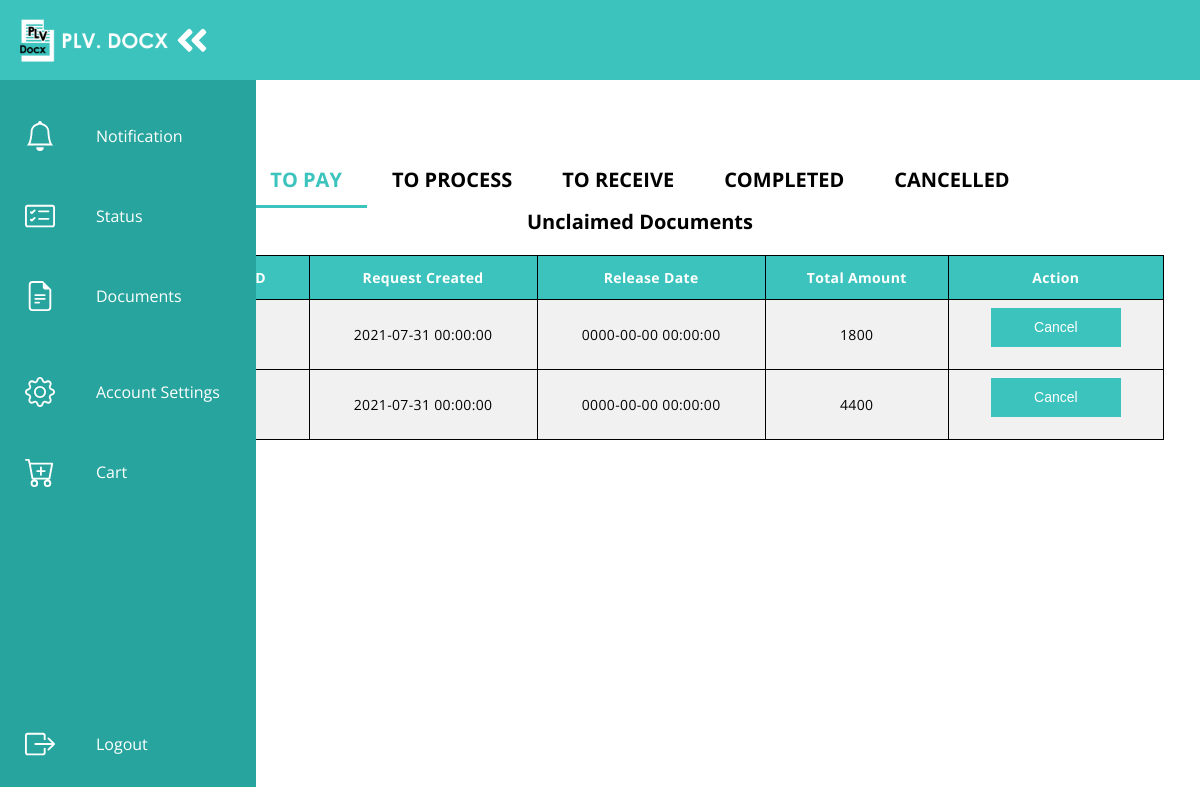
The app's page /student/status.php (signed in) with its own data.
### tables this page shows
CREATE TABLE `transactiondetailed_tbl` (
  `transactionDetailed_id` int(11) NOT NULL,
  `transactionMaster_id` int(11) NOT NULL,
  `document_id` int(11) NOT NULL,
  `document_quantity` int(11) NOT NULL,
  `document_pages` int(11) NOT NULL,
  `document_pricePerPage` int(11) NOT NULL,
  `document_subtotal` int(11) NOT NULL,
  `transaction_status` int(10) NOT NULL
);

CREATE TABLE `transactionmaster_tbl` (
  `transaction_id` int(11) NOT NULL,
  `student_id` int(11) NOT NULL,
  `employee_id` int(11) NOT NULL,
  `amount_total` int(11) NOT NULL,
  `amount_payment` int(11) NOT NULL,
  `transaction_date` datetime NOT NULL,
  `transaction_dateFinished` datetime NOT NULL,
  `isFinished` int(1) NOT NULL,
  `isCancelled` int(2) NOT NULL
);

### student/status.php (the view, shortened to what this page needs)
<html>
<head>
    <link rel="stylesheet" href="css/status.css"/>
    <link rel="stylesheet" href="css/table.css"/>
  </head>
  <body>
    <?php
      include('includes/navbar.php');
    ?>
    <main>
        <div class="mytabs">
            <label for="tabpay">TO PAY</label>
            <div class="tab">
            <div class="wrapper">
                    <div class="table-container">
                        <?php
                            $student_id = $_SESSION['student_id'];
                            $connection = mysqli_connect("localhost","root","","plvdocx_db");
                            $query = "SELECT  *
                                              from transactiondetailed_tbl
                                              inner join transactionmaster_tbl
                                              ON transactiondetailed_tbl.transactionMaster_id = transactionmaster_tbl.transaction_id
                                              inner join document_tbl
                                              on transactiondetailed_tbl.document_id = document_tbl.document_id
                                              WHERE transaction_status = 1 AND student_id = $student_id;
                            ";
                            $query_run = mysqli_query($connection, $query);
                        ?>
                            <table class="table">
                                <thead>
                                    <tr>
                                        <th>Transaction ID</th>
                                        <th>Request Created</th>
                                        <th>Release Date</th>
                                        <th>Total Amount</th>
                                        <th>Action</th>
                                    </tr>
                                </thead>
                                <tbody>
                                    <?php
                                        if(mysqli_num_rows($query_run) > 0){
                                            while($row = mysqli_fetch_assoc($query_run)){
                                    ?>
                                    <tr>
                                        <td data-label="Batch Type"><?php echo $row['transaction_id'] ?></td>
                                        <td data-label="Start Date"><?php echo $row['transaction_date'] ?></td>
                                        <td data-label="Start / End Time"><?php echo $row['transaction_dateFinished']?></td>
                                        <td data-label="Training Mode"><?php echo $row['amount_total'] ?></td>
                                        <td data-label="#">
                                        <div class="row">
                                            <div class="d-flex justify-content-around">
                                            <form action="code.php" method="post">
                                                <button type="submit" name="delete_btn" class="btn btn-danger ">Cancel</button>
                                            </form>
                                            </div>
                                        </div>
                                        </td>
                                    </tr>
                                    <?php
                                            }
                                        }
                                        else{
                                            echo "No Records Found";
                                        }
                                    ?>
                                </tbody>
                            </table>
                        </div>
                    </div>
            </div>
            <label for="tabprocess">TO PROCESS</label>
            <label for="tabreceive">TO RECEIVE</label>
            <label for="tabcompleted" >COMPLETED</label>
            <label for="tabcancelled">CANCELLED</label>
            <label for="tabunclaimed">Unclaimed Documents</label>
    </div>
    </main>
  </body>
  </html>

### student/css/status.css (style rules this page uses)
:root { font-size: 16px; font-family: 'Open Sans'; --text-primary: #b6b6b6; --text-secondary: #ececec; --bg-primary: #23232e; --bg-secondary: #141418; --transition-speed: 600ms; }
body { color: black; background-color: white; margin: 0; padding: 0; }
main { margin-left: 5rem; padding: 1rem; }
.wrapper { position: relative; top:0vh; }
button { border: #ffffff; }
.mytabs { display: flex; flex-wrap: wrap; justify-content: center; max-width: 150vh; margin: 50px auto; padding: 20px; height: 1.8vh; font-size: 2.5vh; }
.mytabs label { padding-left: 25px; padding-right: 25px; padding-bottom: 12px; background: transparent; font-weight: bold; }
.mytabs .tab { position: relative; top:1vh; width: 100%; height: 70vh; order: 1; display: none; }
.mytabs input[type='radio']:checked + label + .tab { display: block; }
.mytabs input[type="radio"]:checked + label { background: transparent; border-bottom:#3cc3bd solid 3px; color: #3cc3bd; }

### student/css/table.css (style rules this page uses)
.table-container { display: flex; justify-content: center; }
.table { width: 100%; border-collapse: collapse; }
.table thead { background-color: #3cc3bd; }
.table thead tr th { font-size: 14px; font-weight: medium; letter-spacing: 0.35px; color: #ffffff; opacity: 1; padding: 12px; vertical-align: top; border: 1px solid #000; }
.table tbody tr td { font-size: 14px; letter-spacing: 0.35px; font-weight: normal; color: #000; background-color: #f1f1f1; padding: 8px; text-align: center; border: 1px solid #000; }
.table tbody tr td .btn { width: 130px; text-decoration: none; line-height: 35px; display: inline-block; background-color: #3cc3bd; font-weight: medium; color: #ffffff; text-align: center; vertical-align: middle; user-select: none; border: 1px solid transparent; font-size: 14px; opacity: 1; }

### records on screen
transactiondetailed_tbl: transactionMaster.transaction_date "2021-07-31 00:00:00", transactionMaster.transaction_dateFinished "0000-00-00 00:00:00", transactionMaster.amount_total "1800"
transactiondetailed_tbl: transactionMaster.transaction_id "17", transactionMaster.transaction_date "2021-07-31 00:00:00", transactionMaster.transaction_dateFinished "0000-00-00 00:00:00", transactionMaster.amount_total "4400"
